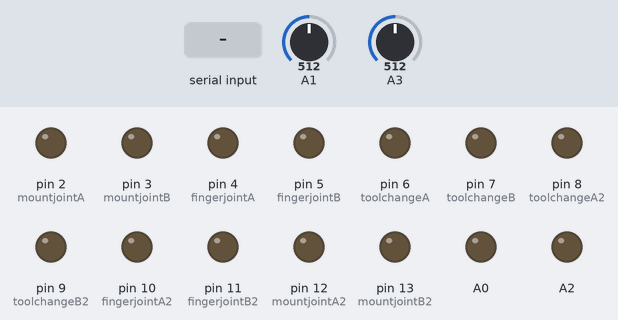
This sketch was run on a simulated Arduino Uno, built with avr-gcc and run on an emulated ATmega328P. Shown: output pins drawn as LEDs (lit = HIGH). The inputs (shaded band) are chosen by the test bench; at power-on: A1 = 512, A3 = 512. What the sketch prints to the serial monitor is not drawn.

Above: at 1.0 s.
1.1 s: "a" received over Serial
At 2.3 s:
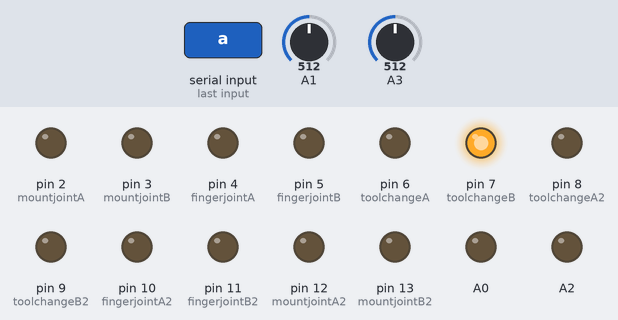
2.7 s: byte 100 ('d') received over Serial
At 3.5 s:
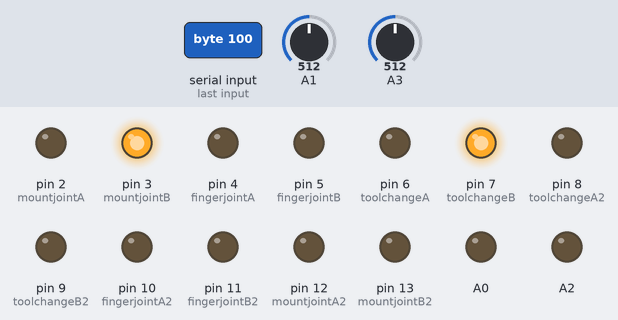
4.2 s: byte 68 ('D') received over Serial
At 4.6 s:
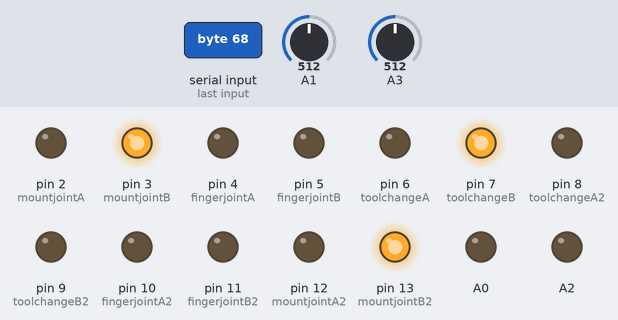
5.7 s: byte 117 ('u') received over Serial
At 6.9 s:
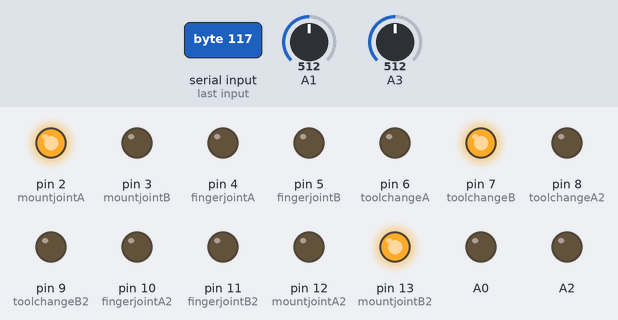
7.2 s: byte 85 ('U') received over Serial
At 8.1 s:
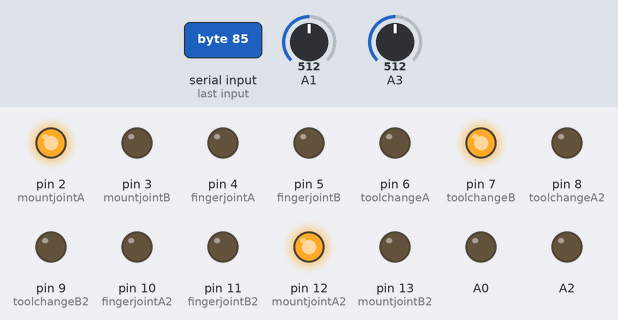
8.7 s: byte 102 ('f') received over Serial
At 9.2 s:
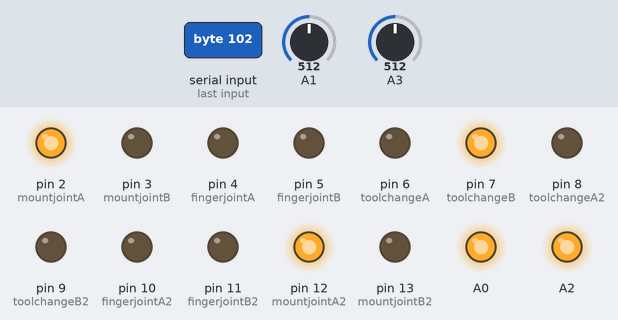
Timing chart, 0 to 11.2 s (numbered marks = the images above; inputs shaded):
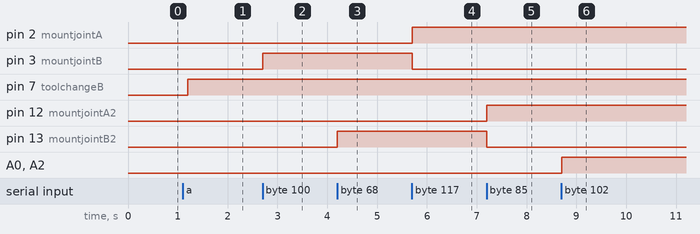

The sketch:

DoubleFingerArduino.ino
```cpp
// Double Finger Arduino code: control motors, return DC data

#define DOUT  8
#define CLK  9

char inByte = 'e';
char readmode = 'e';

int toolchangeA = 6;
int toolchangeB = 7;
int fingerjointA = 4;
int fingerjointB = 5;
int mountjointA = 2;
int mountjointB = 3;

int toolchangeA2 = 8;
int toolchangeB2 = 9;
int fingerjointA2 = 10;
int fingerjointB2 = 11;
int mountjointA2 = 12;
int mountjointB2 = 13;

void setup() {
  pinMode(toolchangeA, OUTPUT);
  digitalWrite(toolchangeA, 0);
  pinMode(toolchangeB, OUTPUT);
  digitalWrite(toolchangeB, 0);
  pinMode(fingerjointA, OUTPUT);
  digitalWrite(fingerjointA, 0);
  pinMode(fingerjointB, OUTPUT);
  digitalWrite(fingerjointB, 0);
  pinMode(mountjointA, OUTPUT);
  digitalWrite(mountjointA, 0);
  pinMode(mountjointB, OUTPUT);
  digitalWrite(mountjointB, 0);
  pinMode(toolchangeA2, OUTPUT);
  digitalWrite(toolchangeA2, 0);
  pinMode(toolchangeB2, OUTPUT);
  digitalWrite(toolchangeB2, 0);
  pinMode(fingerjointA2, OUTPUT);
  digitalWrite(fingerjointA2, 0);
  pinMode(fingerjointB2, OUTPUT);
  digitalWrite(fingerjointB2, 0);
  pinMode(mountjointA2, OUTPUT);
  digitalWrite(mountjointA2, 0);
  pinMode(mountjointB2, OUTPUT);
  digitalWrite(mountjointB2, 0);

  // Ensure analog pins are floating at first
  pinMode(A0, INPUT);
  pinMode(A1, INPUT);
  pinMode(A2, INPUT);
  pinMode(A3, INPUT);
  pinMode(A4, INPUT);
  pinMode(A5, INPUT);

  // digitalWrite(A0, HIGH);

  // start serial port at 9600 bps:
  Serial.begin(9600);
  while (!Serial) {
    ; // wait for serial port to connect. Needed for native USB port only
  }

  establishContact();  // send a byte to establish contact until receiver responds
}

void loop() {
  if (Serial.available() > 0) {
    // get incoming byte:
    inByte = Serial.read();
    Serial.print(inByte);

    switch (inByte) {
      case 'a': // attach
        digitalWrite(toolchangeA, 0);
        digitalWrite(toolchangeB, 1);
        break;
      case 'A': // attach
        digitalWrite(toolchangeA2, 0);
        digitalWrite(toolchangeB2, 1);
        break;
      case 'r': // release
        digitalWrite(toolchangeA, 1);
        digitalWrite(toolchangeB, 0);
        break;
      case 'R': // release
        digitalWrite(toolchangeA2, 1);
        digitalWrite(toolchangeB2, 0);
        break;
      case 's': // straighten
        digitalWrite(fingerjointA, 1);
        digitalWrite(fingerjointB, 0);
        break;
      case 'S': // straighten
        digitalWrite(fingerjointA2, 1);
        digitalWrite(fingerjointB2, 0);
        break;
      case 'Q': // straighten both
        digitalWrite(fingerjointA, 1);
        digitalWrite(fingerjointB, 0);
        digitalWrite(fingerjointA2, 1);
        digitalWrite(fingerjointB2, 0);
        break;
      case 'b': // bend
        digitalWrite(fingerjointA, 0);
        digitalWrite(fingerjointB, 1);
        break;
      case 'B': // bend
        digitalWrite(fingerjointA2, 0);
        digitalWrite(fingerjointB2, 1);
        break;
      case 'q': // bend both
        digitalWrite(fingerjointA, 0);
        digitalWrite(fingerjointB, 1);
        digitalWrite(fingerjointA2, 0);
        digitalWrite(fingerjointB2, 1);
        break;
      case 'd': // down
        digitalWrite(mountjointA, 0);
        digitalWrite(mountjointB, 1);
        break;
      case 'D': // down
        digitalWrite(mountjointA2, 0);
        digitalWrite(mountjointB2, 1);
        break;
      case 'u': // up
        digitalWrite(mountjointA, 1);
        digitalWrite(mountjointB, 0);
        break;
      case 'U': // up
        digitalWrite(mountjointA2, 1);
        digitalWrite(mountjointB2, 0);
        break;
      case 'f': // FSR mode;
        pinMode(A0, OUTPUT);
        pinMode(A1, INPUT);
        pinMode(A2, OUTPUT);
        pinMode(A3, INPUT);
        pinMode(A4, INPUT);
        pinMode(A5, INPUT);

        digitalWrite(A0, HIGH);
        digitalWrite(A2, HIGH);
        readmode = 'f';
        break;
      case 'n': // Benhui mode;
        pinMode(A0, INPUT);
        pinMode(A1, OUTPUT);
        pinMode(A2, OUTPUT);
        pinMode(A3, INPUT);
        pinMode(A4, INPUT);
        pinMode(A5, INPUT);

        digitalWrite(A0, HIGH);
        digitalWrite(A1, HIGH);
        readmode = 'n';
        break;
      case 'p': // pneumatic mode;
        pinMode(A0, OUTPUT);
        pinMode(A1, INPUT);
        pinMode(A2, INPUT);
        pinMode(A3, INPUT);
        pinMode(A4, INPUT);
        pinMode(A5, OUTPUT);
        digitalWrite(A0, LOW);
        digitalWrite(A5, HIGH);
        readmode = 'p';
        break;
      case 'e': // EIT mode;
        pinMode(A0, INPUT);
        pinMode(A1, INPUT);
        pinMode(A2, INPUT);
        pinMode(A3, INPUT);
        pinMode(A4, INPUT);
        pinMode(A5, INPUT);
        readmode = 'e';
        break;
      case 'o': // Motors off
        digitalWrite(toolchangeA, 0);
        digitalWrite(toolchangeB, 0);
        digitalWrite(fingerjointA, 0);
        digitalWrite(fingerjointB, 0);
        digitalWrite(mountjointA, 0);
        digitalWrite(mountjointB, 0);
        digitalWrite(toolchangeA2, 0);
        digitalWrite(toolchangeB2, 0);
        digitalWrite(fingerjointA2, 0);
        digitalWrite(fingerjointB2, 0);
        digitalWrite(mountjointA2, 0);
        digitalWrite(mountjointB2, 0);
        break;
      case 'O': // Motors off
        digitalWrite(toolchangeA, 0);
        digitalWrite(toolchangeB, 0);
        digitalWrite(fingerjointA, 0);
        digitalWrite(fingerjointB, 0);
        digitalWrite(mountjointA, 0);
        digitalWrite(mountjointB, 0);
        digitalWrite(toolchangeA2, 0);
        digitalWrite(toolchangeB2, 0);
        digitalWrite(fingerjointA2, 0);
        digitalWrite(fingerjointB2, 0);
        digitalWrite(mountjointA2, 0);
        digitalWrite(mountjointB2, 0);
        break;
      default:
        break;
    }
    delay(10);
  }

  if (readmode=='p') { // Return pneumatic measurements before force data
    Serial.println(analogRead(A4));
    delay(10);
  } else if (readmode=='f') { // Return FSR measurements before force data
    Serial.print(analogRead(A1));
    Serial.print(", ");
    Serial.println(analogRead(A3));
    delay(10);
  } else if (readmode=='n') { // Return Benhui measurements before force data
    Serial.print(analogRead(A0));
    Serial.print(", ");
    Serial.println(analogRead(A3));
    delay(10);
  }
}


void establishContact() {
  while (Serial.available() <= 0) {
    delay(300);
  }
}
```

Measured:
- after the input at 1.1 s, pin 7 (toolchangeB): LOW → HIGH after 0.10 s
- after the input at 2.7 s, pin 3 (mountjointB): LOW → HIGH at once
- after the input at 4.2 s, pin 13 (mountjointB2): LOW → HIGH at once
- after the input at 5.7 s, pin 2 (mountjointA): LOW → HIGH at once; pin 3 (mountjointB): HIGH → LOW at once
- after the input at 7.2 s, pin 12 (mountjointA2): LOW → HIGH at once; pin 13 (mountjointB2): HIGH → LOW at once
- after the input at 8.7 s, A0, A2: LOW → HIGH at once
